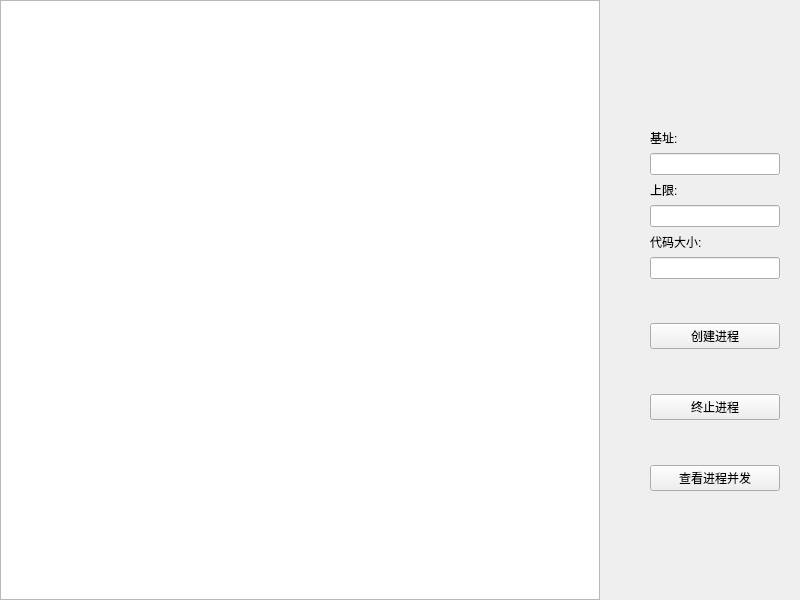
<?xml version="1.0" encoding="UTF-8"?>
<ui version="4.0">
 <class>Form</class>
 <widget class="QWidget" name="Form">
  <property name="geometry">
   <rect>
    <x>0</x>
    <y>0</y>
    <width>800</width>
    <height>600</height>
   </rect>
  </property>
  <property name="windowTitle">
   <string>Form</string>
  </property>
  <widget class="TableView" name="TableView">
   <property name="geometry">
    <rect>
     <x>0</x>
     <y>0</y>
     <width>600</width>
     <height>600</height>
    </rect>
   </property>
  </widget>
  <widget class="QWidget" name="">
   <property name="geometry">
    <rect>
     <x>650</x>
     <y>90</y>
     <width>130</width>
     <height>401</height>
    </rect>
   </property>
   <layout class="QVBoxLayout" name="verticalLayout">
    <item>
     <spacer name="verticalSpacer_3">
      <property name="orientation">
       <enum>Qt::Vertical</enum>
      </property>
      <property name="sizeHint" stdset="0">
       <size>
        <width>20</width>
        <height>40</height>
       </size>
      </property>
     </spacer>
    </item>
    <item>
     <widget class="QLabel" name="label">
      <property name="text">
       <string>基址:</string>
      </property>
     </widget>
    </item>
    <item>
     <widget class="LineEdit" name="BaseEdit"/>
    </item>
    <item>
     <widget class="QLabel" name="label_2">
      <property name="text">
       <string>上限:</string>
      </property>
     </widget>
    </item>
    <item>
     <widget class="LineEdit" name="LimitEdit"/>
    </item>
    <item>
     <widget class="QLabel" name="label_3">
      <property name="text">
       <string>代码大小:</string>
      </property>
     </widget>
    </item>
    <item>
     <widget class="LineEdit" name="SizeEdit"/>
    </item>
    <item>
     <spacer name="verticalSpacer_2">
      <property name="orientation">
       <enum>Qt::Vertical</enum>
      </property>
      <property name="sizeHint" stdset="0">
       <size>
        <width>20</width>
        <height>40</height>
       </size>
      </property>
     </spacer>
    </item>
    <item>
     <widget class="PushButton" name="CreateProButton">
      <property name="text">
       <string>创建进程</string>
      </property>
     </widget>
    </item>
    <item>
     <spacer name="verticalSpacer">
      <property name="orientation">
       <enum>Qt::Vertical</enum>
      </property>
      <property name="sizeHint" stdset="0">
       <size>
        <width>20</width>
        <height>40</height>
       </size>
      </property>
     </spacer>
    </item>
    <item>
     <widget class="PushButton" name="StopProButton">
      <property name="text">
       <string>终止进程</string>
      </property>
     </widget>
    </item>
    <item>
     <spacer name="verticalSpacer_4">
      <property name="orientation">
       <enum>Qt::Vertical</enum>
      </property>
      <property name="sizeHint" stdset="0">
       <size>
        <width>20</width>
        <height>40</height>
       </size>
      </property>
     </spacer>
    </item>
    <item>
     <widget class="PushButton" name="ViewButton">
      <property name="text">
       <string>查看进程并发</string>
      </property>
     </widget>
    </item>
   </layout>
  </widget>
 </widget>
 <customwidgets>
  <customwidget>
   <class>PushButton</class>
   <extends>QPushButton</extends>
   <header>qfluentwidgets</header>
  </customwidget>
  <customwidget>
   <class>LineEdit</class>
   <extends>QLineEdit</extends>
   <header>qfluentwidgets</header>
  </customwidget>
  <customwidget>
   <class>TableView</class>
   <extends>QTableView</extends>
   <header>qfluentwidgets</header>
  </customwidget>
 </customwidgets>
 <resources/>
 <connections/>
</ui>
